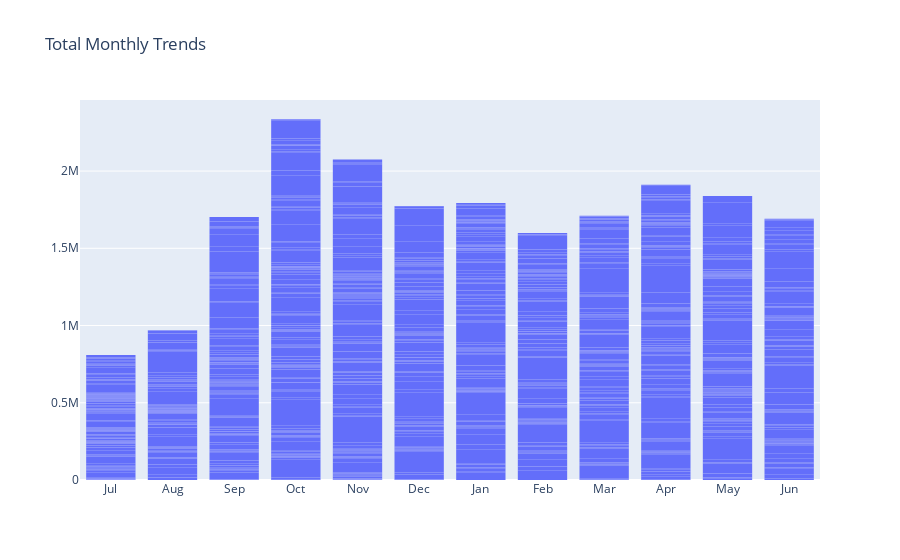

Here is the notebook cell this chart was saved with:
### Code cell
fig = go.Figure(
   data=[
       go.Bar(
           x=df_monthyear_s['Month'],
           y=df_year_s['Amount']
       )
   ],
   layout=go.Layout(
       title='Total Monthly Trends'
   )
)
#pyo.plot(fig)
fig.update_traces(marker_line_width=0)
fig.show()

### Figure 1 — Plotly figure (JSON) as saved in the notebook; plotly's stock layout.template omitted (floating-point values rounded to 4 significant figures; data arrays with more than 128 entries replaced by an {"elided": "..."} marker saying what was removed)
{"data": [{"marker": {"line": {"width": 0}}, "type": "bar", "x": {"elided": "17840 str values"}, "y": {"elided": "2297 float values"}}], "layout": {"title": {"text": "Total Monthly Trends"}}}
